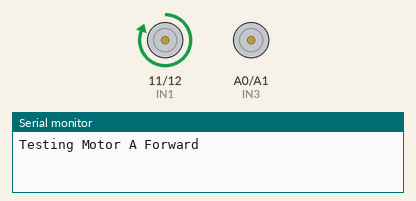
The sketch below on a simulated Arduino Uno, built with avr-gcc and run on an emulated ATmega328P. Parts: motor-driver pin pairs drawn as motors (green arrow = first pin HIGH = forward, orange = second pin HIGH = backward, longer = more drive, scaled by the enable pin), the last lines printed to the serial monitor.

Above: at 1.0 s.
At 3.0 s:
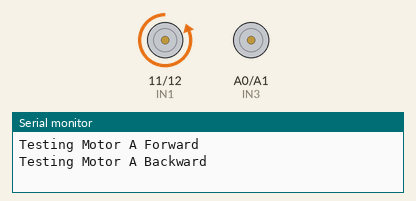
At 7.0 s:
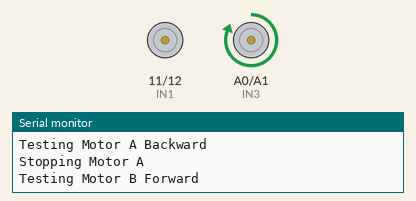
At 11.0 s:
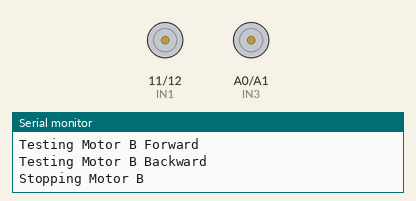
Timing chart, 0 to 15.6 s (numbered marks = the images above):
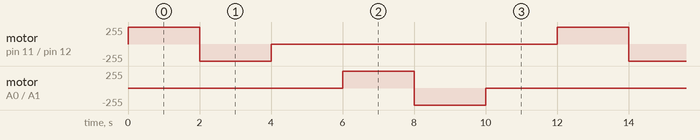

The sketch:

motor_test.ino
```cpp
// Motor Control Pins (H-Bridge)
#define ENA 10 // Speed control for Motor A (PWM)
#define IN1 11 // Direction control for Motor A
#define IN2 12 // Direction control for Motor A
#define ENB 13 // Speed control for Motor B (PWM)
#define IN3 A0 // Direction control for Motor B
#define IN4 A1 // Direction control for Motor B

void setup() {
  // Set motor control pins as outputs
  pinMode(ENA, OUTPUT);
  pinMode(IN1, OUTPUT);
  pinMode(IN2, OUTPUT);
  pinMode(ENB, OUTPUT);
  pinMode(IN3, OUTPUT);
  pinMode(IN4, OUTPUT);

  Serial.begin(9600);
}

void loop() {
  Serial.println("Testing Motor A Forward");
  moveMotorA(255); // Full speed forward
  delay(2000);     // Run for 2 seconds

  Serial.println("Testing Motor A Backward");
  moveMotorA(-255); // Full speed backward
  delay(2000);      // Run for 2 seconds

  Serial.println("Stopping Motor A");
  stopMotorA();
  delay(2000); // Pause for 2 seconds

  Serial.println("Testing Motor B Forward");
  moveMotorB(255); // Full speed forward
  delay(2000);     // Run for 2 seconds

  Serial.println("Testing Motor B Backward");
  moveMotorB(-255); // Full speed backward
  delay(2000);      // Run for 2 seconds

  Serial.println("Stopping Motor B");
  stopMotorB();
  delay(2000); // Pause for 2 seconds
}

// Function to move Motor A
void moveMotorA(int speed) {
  if (speed > 0) {
    digitalWrite(IN1, HIGH);
    digitalWrite(IN2, LOW);
  } else {
    digitalWrite(IN1, LOW);
    digitalWrite(IN2, HIGH);
    speed = -speed; // Make speed positive for PWM
  }
  analogWrite(ENA, speed);
}

// Function to stop Motor A
void stopMotorA() {
  digitalWrite(IN1, LOW);
  digitalWrite(IN2, LOW);
  analogWrite(ENA, 0);
}

// Function to move Motor B
void moveMotorB(int speed) {
  if (speed > 0) {
    digitalWrite(IN3, HIGH);
    digitalWrite(IN4, LOW);
  } else {
    digitalWrite(IN3, LOW);
    digitalWrite(IN4, HIGH);
    speed = -speed; // Make speed positive for PWM
  }
  analogWrite(ENB, speed);
}

// Function to stop Motor B
void stopMotorB() {
  digitalWrite(IN3, LOW);
  digitalWrite(IN4, LOW);
  analogWrite(ENB, 0);
}
```

Measured:
- by itself, motor on pin 11 (IN1) / pin 12 (IN2), motor on A0 (IN3) / A1 (IN4): repeats every 12.0 s: backward 255/255 2.0 s, stopped 8.0 s, forward 255/255 2.0 s
